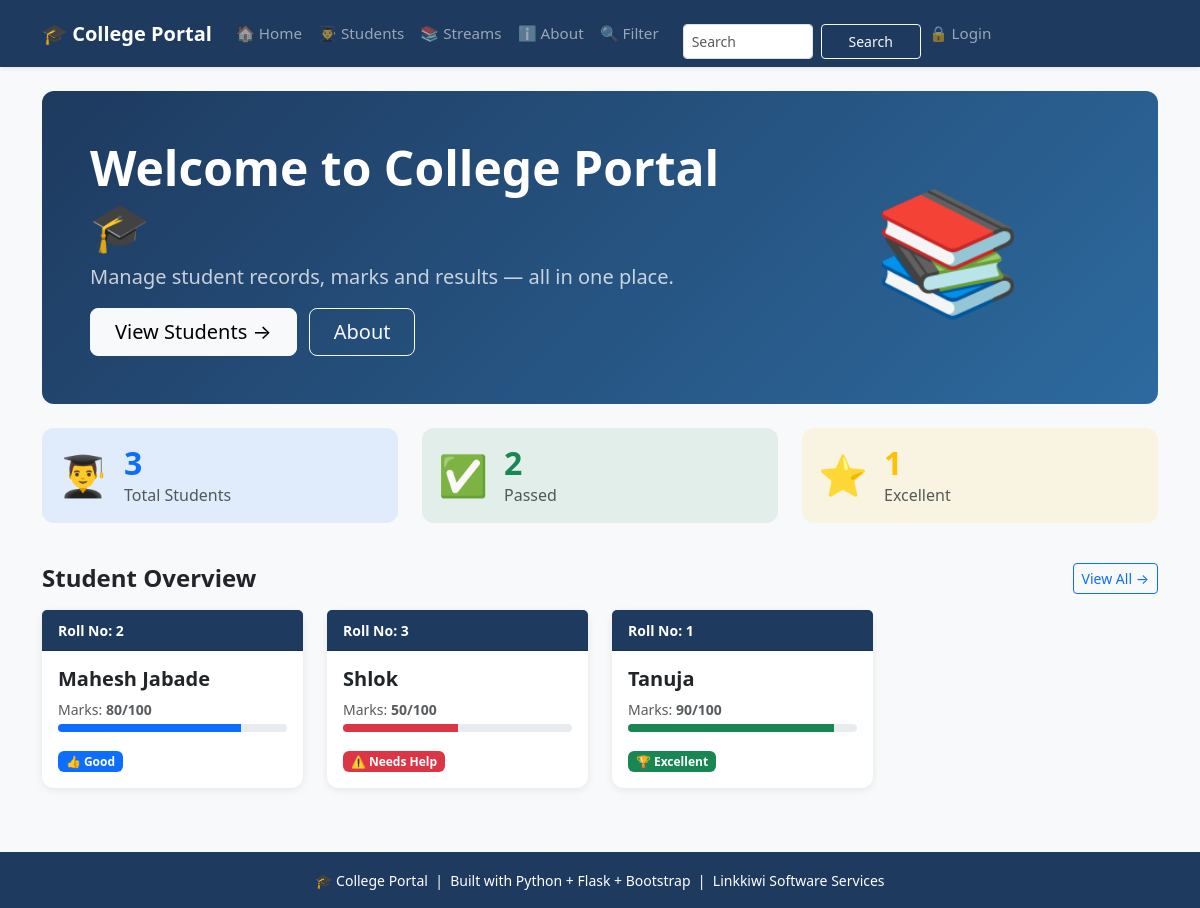
The app's page /, older data.
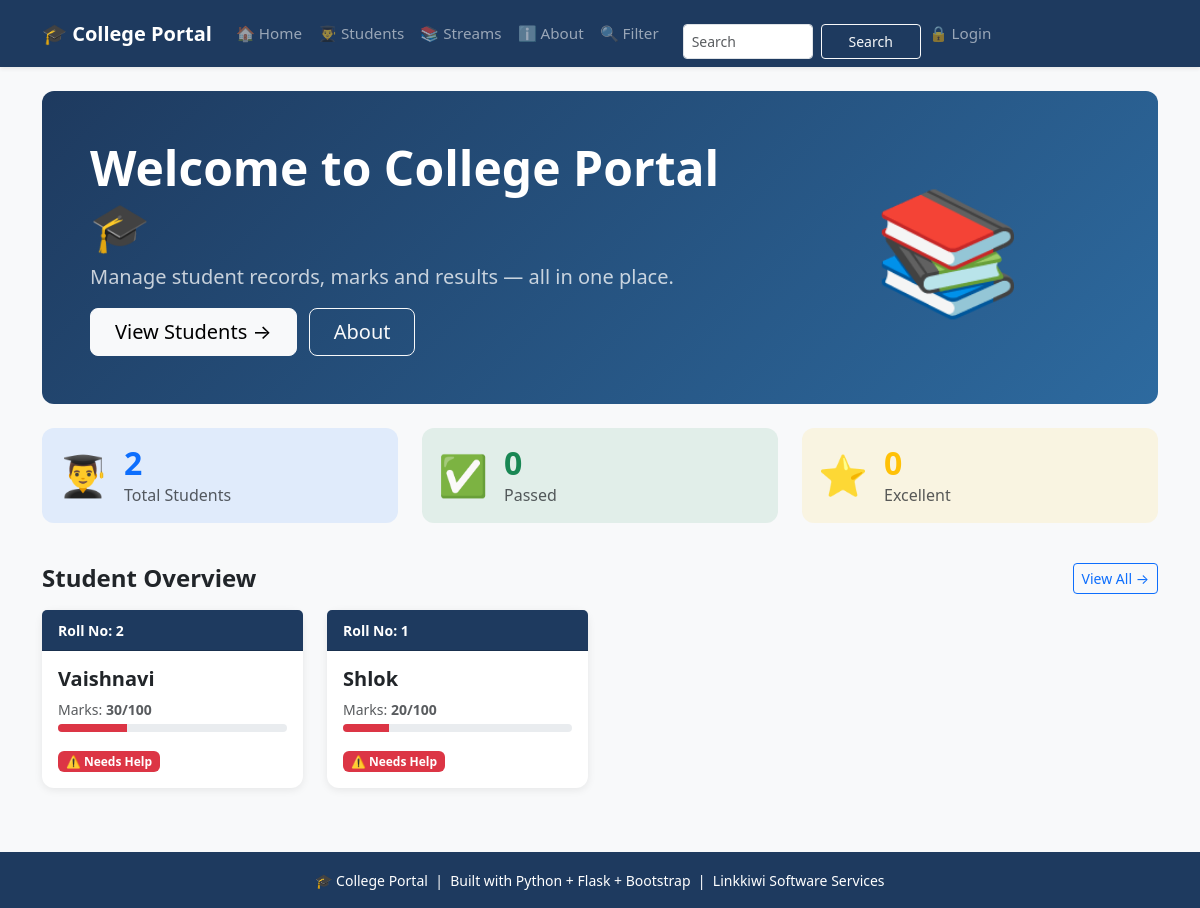
The same page, newer data.
### tables this page shows
CREATE TABLE students (
                    id INTEGER PRIMARY KEY AUTOINCREMENT,
                    name TEXT NOT NULL,
                    roll INTEGER NOT NULL,
                    marks INTEGER NOT NULL,
                    subject TEXT NOT NULL,
                    attendance INTEGER DEFAULT 0
                 );

### app.py (the view)
@app.route("/")
def home():
    conn = get_db()
    students = conn.execute('SELECT * FROM students ORDER BY id DESC').fetchall()
    total = conn.execute('SELECT COUNT(*) FROM students').fetchone()[0]
    passed = conn.execute('SELECT COUNT(*) FROM students WHERE marks >= 45').fetchone()[0]
    excellent = conn.execute('SELECT COUNT(*) FROM students WHERE marks >= 90').fetchone()[0]
    conn.close()
    return render_template("home.html", students=students,
                           total=total, passed=passed, excellent=excellent)

### database.py (called while the page is built)
def get_db():
   conn = sqlite3.connect(DB_PATH)
   conn.row_factory = sqlite3.Row  # To access columns by name
   return conn

### templates/home.html (shortened to what this page needs)
{% extends 'base.html' %}
{% block content %}
<div class="hero-section p-5 mb-4">
    <div class="row align-items-center">
        <div class="col-md-8">
            <h1 class="display-5 fw-bold mb-2">
                Welcome to College Portal 🎓
            </h1>
            <p class="fs-5 opacity-75 mb-3">
                Manage student records, marks and results —
                all in one place.
            </p>
            <a href="{{ url_for('students_page') }}"
               class="btn btn-light btn-lg px-4 me-2">
                View Students →
            </a>
            <a href="{{ url_for('about') }}"
               class="btn btn-outline-light btn-lg px-4">
                About
            </a>
        </div>
        <div class="col-12 col-md-4 text-center d-none d-md-block">
            <span style="font-size: 120px;">📚</span>
        </div>
    </div>
</div>
<div class="row mb-4">
    <div class="col-12 col-md-4 mb-3">
        <div class="card stat-card p-3 bg-primary bg-opacity-10">
            <div class="d-flex align-items-center">
                <span style="font-size:40px;">👨‍🎓</span>
                <div class="ms-3">
                    <h2 class="fw-bold text-primary mb-0">
                        {{ students|length }}
                    </h2>
                    <p class="text-muted mb-0">Total Students</p>
                </div>
            </div>
        </div>
    </div>
    <div class="col-12 col-md-4 mb-3">
        <div class="card stat-card p-3 bg-success bg-opacity-10">
            <div class="d-flex align-items-center">
                <span style="font-size:40px;">✅</span>
                <div class="ms-3">
                    {% set passed = students|selectattr('marks','ge',60)|list %}
                    <h2 class="fw-bold text-success mb-0">
                        {{ passed|length }}
                    </h2>
                    <p class="text-muted mb-0">Passed</p>
                </div>
            </div>
        </div>
    </div>
    <div class="col-12 col-md-4 mb-3">
        <div class="card stat-card p-3 bg-warning bg-opacity-10">
            <div class="d-flex align-items-center">
                <span style="font-size:40px;">⭐</span>
                <div class="ms-3">
                    {% set excellent = students|selectattr('marks','ge',90)|list %}
                    <h2 class="fw-bold text-warning mb-0">
                        {{ excellent|length }}
                    </h2>
                    <p class="text-muted mb-0">Excellent</p>
                </div>
            </div>
        </div>
    </div>
</div>
<div class="d-flex justify-content-between align-items-center mb-3">
    <h4 class="fw-bold mb-0">Student Overview</h4>
    <a href="{{ url_for('students_page') }}"
       class="btn btn-sm btn-outline-primary">
        View All →
    </a>
</div>
<div class="row">
    {% for student in students %}
    <div class="col-12 col-md-6 col-lg-3 mb-3">
        <div class="card student-card h-100">
            <div class="card-header py-2"
                 style="background-color: #1e3a5f; color:white;">
                <small class="fw-bold">Roll No: {{ student.roll }}</small>
            </div>
            <div class="card-body">
                <h5 class="card-title fw-bold">{{ student.name }}</h5>
                <p class="card-text text-muted small mb-1">
                    Marks: <strong>{{ student.marks }}/100</strong>
                </p>
                <div class="progress mb-3" style="height:8px;">
                    <div class="progress-bar
                        {% if student.marks >= 90 %}bg-success
                        {% elif student.marks >= 75 %}bg-primary
                        {% elif student.marks >= 60 %}bg-warning
                        {% else %}bg-danger{% endif %}"
                        style="width: {{ student.marks }}%">
                    </div>
                </div>
                {% if student.marks >= 90 %}
                    <span class="badge bg-success">🏆 Excellent</span>
                {% elif student.marks >= 75 %}
                    <span class="badge bg-primary">👍 Good</span>
                {% elif student.marks >= 60 %}
                    <span class="badge bg-warning text-dark">📈 Average</span>
                {% else %}
                    <span class="badge bg-danger">⚠️ Needs Help</span>
                {% endif %}
            </div>
        </div>
    </div>
    {% endfor %}
</div>
{% endblock %}

### templates/base.html (shortened to what this page needs)
<!DOCTYPE html>
<html lang="en">
<head>
    <link href="https://cdn.jsdelivr.net/npm/bootstrap@5.3.0/dist/css/bootstrap.min.css"
          rel="stylesheet">
</head>
<body class="bg-light">
    <nav class="navbar navbar-expand-lg navbar-dark shadow-sm"
         style="background-color: #1e3a5f;">
        <div class="container">
            <a class="navbar-brand fw-bold fs-5 me-3" href="{{ url_for('home') }}">
                🎓 College Portal
            </a>
            <div class="collapse navbar-collapse" id="mainNavbar">
                <ul class="navbar-nav me-auto align-items-lg-center">
                    <li class="nav-item">
                        <a class="nav-link px-2 py-1" href="{{ url_for('home') }}">
                            🏠 Home
                        </a>
                    </li>
                    <li class="nav-item">
                        <a class="nav-link px-2 py-1" href="{{ url_for('students_page') }}">
                            👨‍🎓 Students
                        </a>
                    </li>
                    <li class="nav-item">
                        <a class="nav-link px-2 py-1" href="{{ url_for('subjects') }}">
                            📚 Streams
                        </a>
                    </li>
                    <li class="nav-item">
                        <a class="nav-link px-2 py-1" href="{{ url_for('about') }}">
                            ℹ️ About
                        </a>
                    </li>
                <li class="nav-item">
                    <a class ="nav-link px-2 py-1" href="{{ url_for('filter_students') }}">
                        🔍 Filter
                    </a>
                </li>
                <li class="nav-item">
                <form class="d-flex ms-3 mt-3" action="{{ url_for('search') }}" method="GET">
                    <input class="form-control form-control-sm me-2" style="width:130px; height:35px" type="search" placeholder="Search" name="q">
                    <button class="btn btn-outline-light btn-sm" style="width:100px; height:35px" type="submit">Search</button>
                </form>
                </li>
                {% if session.username %}
                <li class="nav-item">
                    <span class="nav-link px-2 py-1 text-white">👤 {{ session.username }}</span>
                    <a class="nav-link px-2 py-1" href="{{ url_for('logout') }}">
                        🔓 Logout
                    </a>
                </li>
                {% else %}
                    <li class="nav-item">
                        <a class="nav-link px-2 py-1" href="{{ url_for('login') }}">
                            🔒 Login
                        </a>
                    </li>
                {% endif %}
                </ul>
            </div>
        </div>
    </nav>
<div class="container mt-4 mb-5">
        {% block content %}
        {% endblock %}
</div>
    <footer style="background-color: #1e3a5f;" class="text-white text-center py-3 mt-5">
        <small>
            🎓 College Portal &nbsp;|&nbsp;
            Built with Python + Flask + Bootstrap &nbsp;|&nbsp;
            Linkkiwi Software Services
        </small>
    </footer>
</body>
</html>

### templates/base.html (style rules this page uses)
.navbar { min-height: 60px; }
:root { --brand: #1e3a5f; }
.hero-section { background: linear-gradient(135deg, #1e3a5f 0%, #2d6a9f 100%); color: white; border-radius: 12px; }
.nav-link { font-size: 0.95rem; font-weight: 500; }
.stat-card { border: none; border-radius: 12px; transition: transform 0.2s; }
.student-card { border: none; border-radius: 12px; box-shadow: 0 2px 8px rgba(0,0,0,0.08); transition: transform 0.2s, box-shadow 0.2s; }

Row changes from the older to the newer data that the page shows:
removed students: roll "2", name "Mahesh Jabade", marks "80", shows "👍 Good"
removed students: roll "3", name "Shlok", marks "50", shows "⚠️ Needs Help"
removed students: roll "1", name "Tanuja", marks "90", shows "🏆 Excellent"
added students: roll "2", name "Vaishnavi", marks "30", shows "⚠️ Needs Help"
added students: roll "1", name "Shlok", marks "20", shows "⚠️ Needs Help"
Text that changed along with them:
{{ students|length }}: "3" → "2"
{{ passed|length }}: "2" → "0"
{{ excellent|length }}: "1" → "0"
